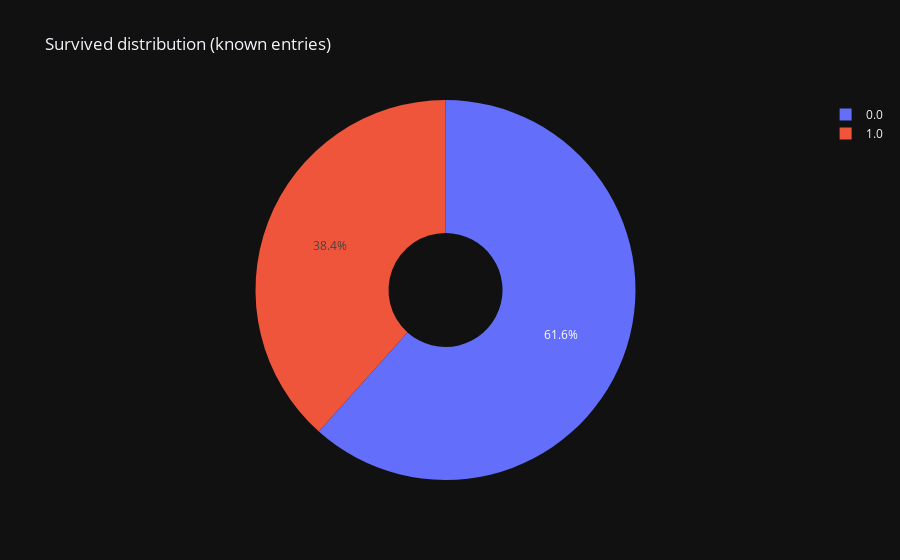

The code cell stored with this chart in its notebook:
### Markdown cell above
Pie chart (интерактивный): доля выживших/погибших

### Code cell
surv_counts = df['Survived'].value_counts(dropna=True).rename_axis('Survived').reset_index(name='Count')
surv_counts['Survived'] = surv_counts['Survived'].astype(str)
fig = px.pie(surv_counts, names='Survived', values='Count', title='Survived distribution (known entries)', hole=0.3)
fig

### Figure 1 — Plotly figure (JSON) as saved in the notebook; plotly's stock layout.template omitted (floating-point values rounded to 4 significant figures)
{"data": [{"domain": {"x": [0.0, 1.0], "y": [0.0, 1.0]}, "hole": 0.3, "hovertemplate": "Survived=%{label}<br>Count=%{value}<extra></extra>", "labels": ["0.0", "1.0"], "legendgroup": "", "name": "", "showlegend": true, "values": [549, 342], "type": "pie"}], "layout": {"legend": {"tracegroupgap": 0}, "title": {"text": "Survived distribution (known entries)"}}}
